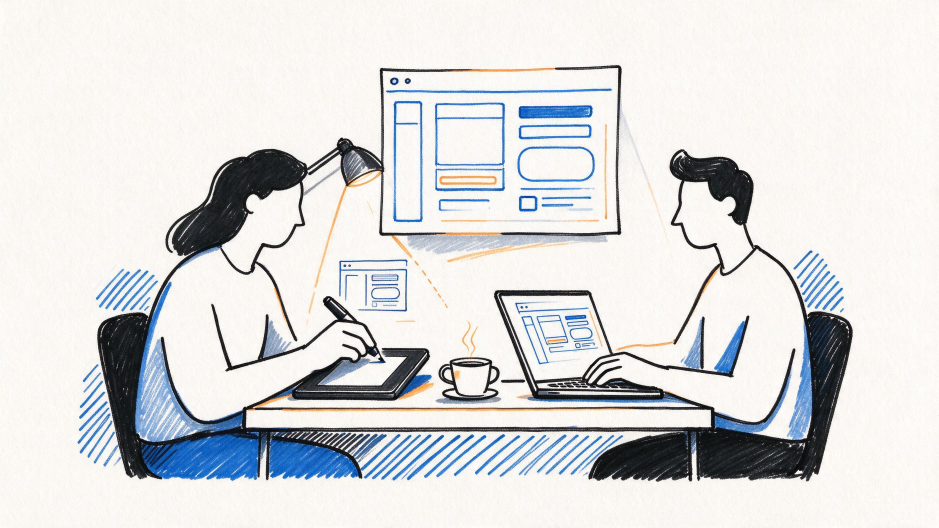
#> input picture design-as-code/images/shots/S01.jpeg, 2816 x 1584 px (shown at 1/3 size)
$ python make-contact-sheet.py
#> lines starting #> are read from the running program, lines starting #| are printed output that depends on the picture
# -*- coding: utf-8 -*-
"""把 shots/ 下的分镜图拼成一张联系表（contact sheet），用于统一性复查。
用法：<bundled-python> make-contact-sheet.py
"""
import os
import glob
from PIL import Image, ImageDraw, ImageFont

SHOTS_DIR = r"D:\code\GitHub\huobao-drama\design-as-code\images\shots"
OUT = r"D:\code\GitHub\huobao-drama\design-as-code\images\contact-sheet.jpeg"

COLS = 4
CELL_W, CELL_H = 480, 270
LABEL_H = 26
PAD = 8

files = sorted(glob.glob(os.path.join(SHOTS_DIR, "S*.jpeg")))
if not files:
    raise SystemExit("no shots found in " + SHOTS_DIR)

rows = (len(files) + COLS - 1) // COLS
W = COLS * CELL_W + (COLS + 1) * PAD
H = rows * (CELL_H + LABEL_H) + (rows + 1) * PAD
sheet = Image.new("RGB", (W, H), (247, 245, 240))
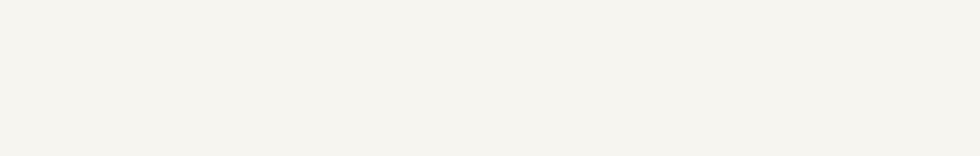
#> sheet: PIL image 1960x312 RGB (shown at 1/2 size); mean R, G, B 247, 245, 240
draw = ImageDraw.Draw(sheet)

try:
    font = ImageFont.truetype("C:/Windows/Fonts/arialbd.ttf", 18)
except Exception:
    font = ImageFont.load_default()

for i, fp in enumerate(files):
    shot = os.path.basename(fp).split(".")[0]
    r, c = divmod(i, COLS)
    x = PAD + c * (CELL_W + PAD)
    y = PAD + r * (CELL_H + LABEL_H + PAD)
    with Image.open(fp) as im:
#> im is the input picture: PIL image 2816x1584 RGB; mean R, G, B 218.7, 219.3, 219.6
        im = im.convert("RGB").resize((CELL_W, CELL_H), Image.LANCZOS)
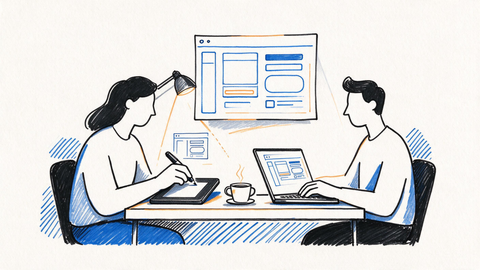
#> im: PIL image 480x270 RGB; mean R, G, B 218.5, 219.2, 219.6
        sheet.paste(im, (x, y))
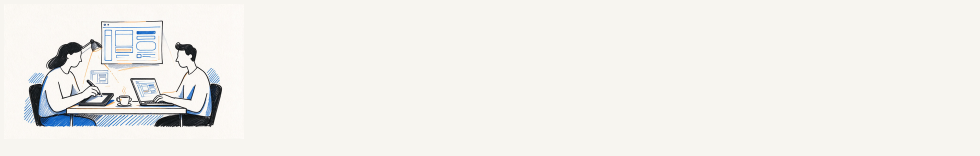
#> sheet: PIL image 1960x312 RGB (shown at 1/2 size); mean R, G, B 241, 239.5, 235.7
    draw.rectangle([x, y, x + CELL_W, y + CELL_H], outline=(31, 35, 40), width=2)
    draw.text((x + 6, y + CELL_H + 4), shot, fill=(31, 35, 40), font=font)
#> pass 2 of the loop `for i, fp in enumerate(files):`:
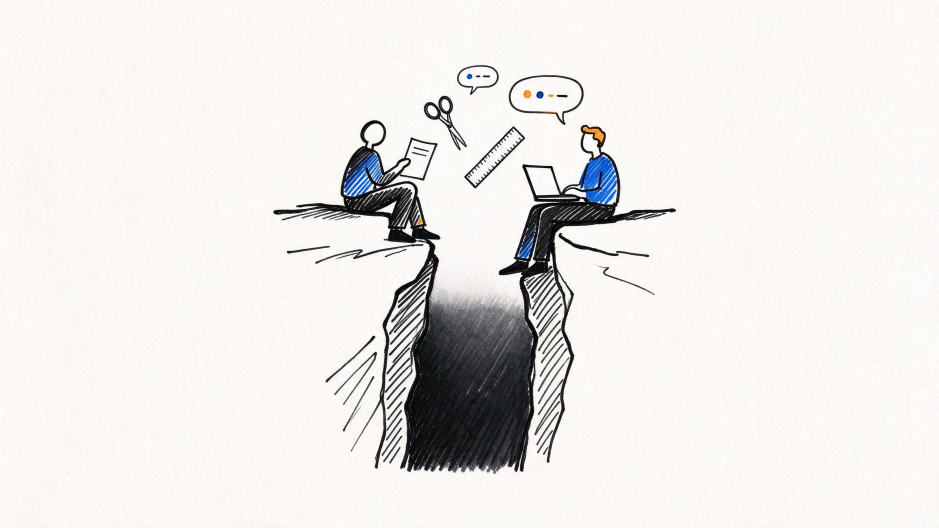
#> input picture design-as-code/images/shots/S02.jpeg, 2816 x 1584 px (shown at 1/3 size)
#> im is the input picture: PIL image 2816x1584 RGB; mean R, G, B 234.5, 232.3, 229.9
#> `im = im.convert("RGB").resize((CELL_W, CELL_H), Image.LANCZOS)`:
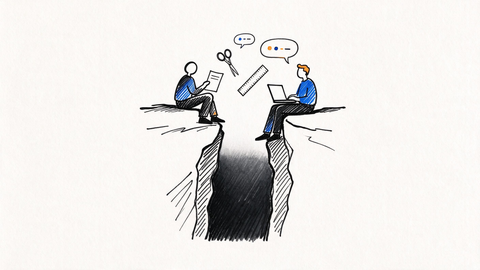
#> im: PIL image 480x270 RGB; mean R, G, B 234.4, 232.2, 229.8
#> `sheet.paste(im, (x, y))`:
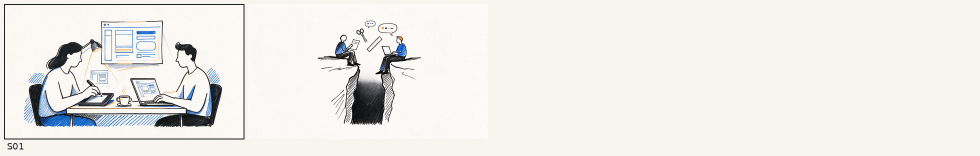
#> sheet: PIL image 1960x312 RGB (shown at 1/2 size); mean R, G, B 237.2, 235.7, 232.5
#> pass 3 of the loop `for i, fp in enumerate(files):`:
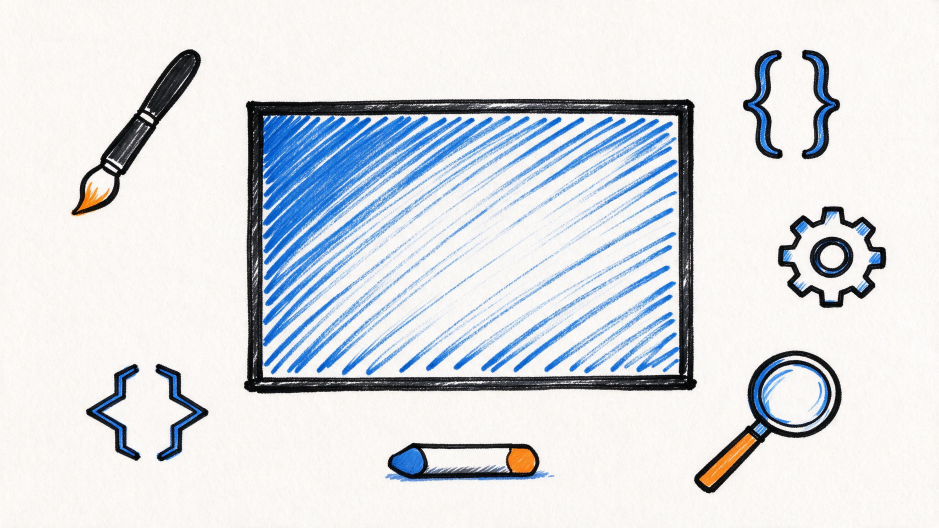
#> input picture design-as-code/images/shots/S03.jpeg, 2816 x 1584 px (shown at 1/3 size)
#> im is the input picture: PIL image 2816x1584 RGB; mean R, G, B 218.3, 221.5, 225.8
#> `im = im.convert("RGB").resize((CELL_W, CELL_H), Image.LANCZOS)`:
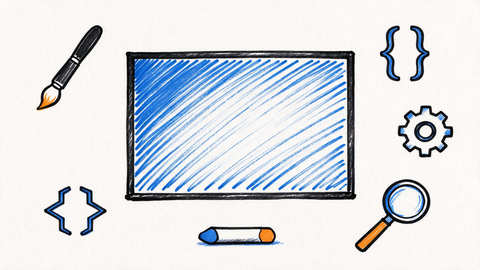
#> im: PIL image 480x270 RGB; mean R, G, B 218.2, 221.5, 225.8
#> `sheet.paste(im, (x, y))`:
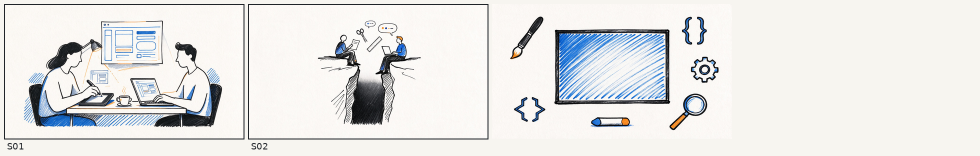
#> sheet: PIL image 1960x312 RGB (shown at 1/2 size); mean R, G, B 229.9, 229.7, 228.4

sheet.save(OUT, quality=88)
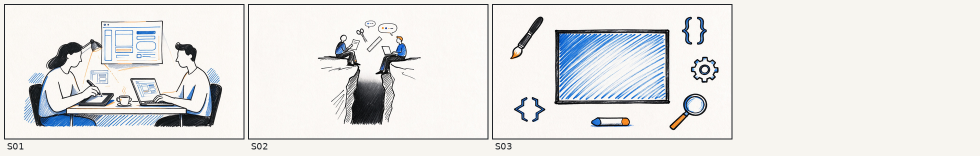
#> saved as contact-sheet.jpeg: PIL image 1960x312 RGB (shown at 1/2 size); mean R, G, B 228.8, 228.6, 227.4
print("SHOTS=", len(files))
print("SHEET=", OUT, sheet.size)
#| SHEET= D:\code\GitHub\huobao-drama\design-as-code\images\contact-sheet.jpeg (1960, 312)
